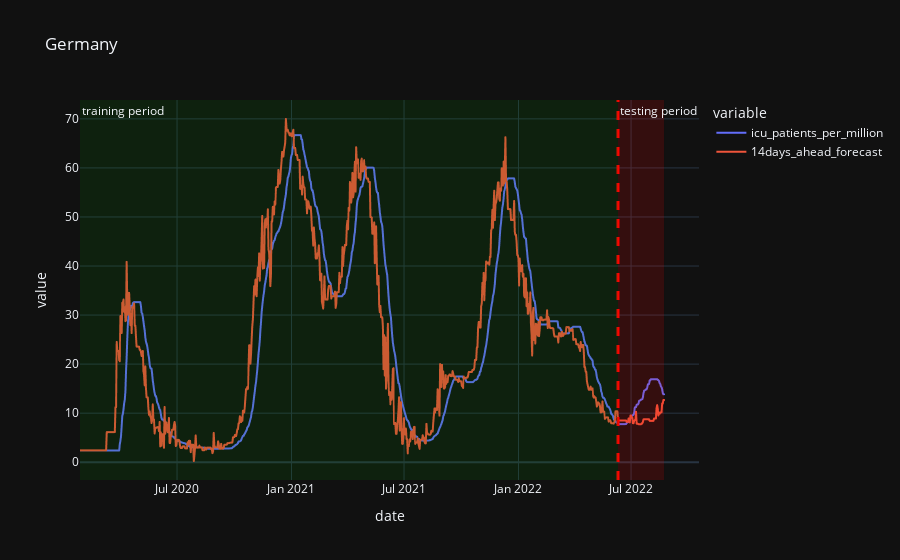

This figure's notebook cell:
### Code cell
fig = px.line(df_country, x=df_country.index, y=['icu_patients_per_million',
                                                 forecast_name], title = country, template = 'plotly_dark')

fig.add_vline(x=split_date, line_width=3, line_dash="dash", line_color="red")

start_date, end_date = get_start_end_date(df_country)
fig.add_vrect(x0=start_date, x1=split_date, row="all", col=1,
              annotation_text="training period", annotation_position="top left",
              fillcolor="green", opacity=0.15, line_width=0)

fig.add_vrect(x0=split_date, x1=end_date, row="all", col=1,
              annotation_text="testing period", annotation_position="top left",
              fillcolor="red", opacity=0.15, line_width=0)

fig.show()

### Figure 1 — Plotly figure (JSON) as saved in the notebook; plotly's stock layout.template omitted (floating-point values rounded to 4 significant figures; data arrays with more than 128 entries replaced by an {"elided": "..."} marker saying what was removed)
{"data": [{"hovertemplate": "variable=icu_patients_per_million<br>date=%{x}<br>value=%{y}<extra></extra>", "legendgroup": "icu_patients_per_million", "line": {"color": "#636efa", "dash": "solid"}, "marker": {"symbol": "circle"}, "mode": "lines", "name": "icu_patients_per_million", "showlegend": true, "type": "scattergl", "x": {"elided": "940 str values"}, "xaxis": "x", "y": {"elided": "940 float values"}, "yaxis": "y"}, {"hovertemplate": "variable=14days_ahead_forecast<br>date=%{x}<br>value=%{y}<extra></extra>", "legendgroup": "14days_ahead_forecast", "line": {"color": "#EF553B", "dash": "solid"}, "marker": {"symbol": "circle"}, "mode": "lines", "name": "14days_ahead_forecast", "showlegend": true, "type": "scattergl", "x": {"elided": "940 str values"}, "xaxis": "x", "y": {"elided": "940 float values"}, "yaxis": "y"}], "layout": {"annotations": [{"showarrow": false, "text": "training period", "x": "2020-01-27", "xanchor": "left", "xref": "x", "y": 1, "yanchor": "top", "yref": "y domain"}, {"showarrow": false, "text": "testing period", "x": "2022-06-10", "xanchor": "left", "xref": "x", "y": 1, "yanchor": "top", "yref": "y domain"}], "legend": {"title": {"text": "variable"}, "tracegroupgap": 0}, "shapes": [{"line": {"color": "red", "dash": "dash", "width": 3}, "type": "line", "x0": "2022-06-10", "x1": "2022-06-10", "xref": "x", "y0": 0, "y1": 1, "yref": "y domain"}, {"fillcolor": "green", "line": {"width": 0}, "opacity": 0.15, "type": "rect", "x0": "2020-01-27", "x1": "2022-06-10", "xref": "x", "y0": 0, "y1": 1, "yref": "y domain"}, {"fillcolor": "red", "line": {"width": 0}, "opacity": 0.15, "type": "rect", "x0": "2022-06-10", "x1": "2022-08-23", "xref": "x", "y0": 0, "y1": 1, "yref": "y domain"}], "title": {"text": "Germany"}, "xaxis": {"anchor": "y", "domain": [0, 1], "title": {"text": "date"}}, "yaxis": {"anchor": "x", "domain": [0, 1], "title": {"text": "value"}}}}
